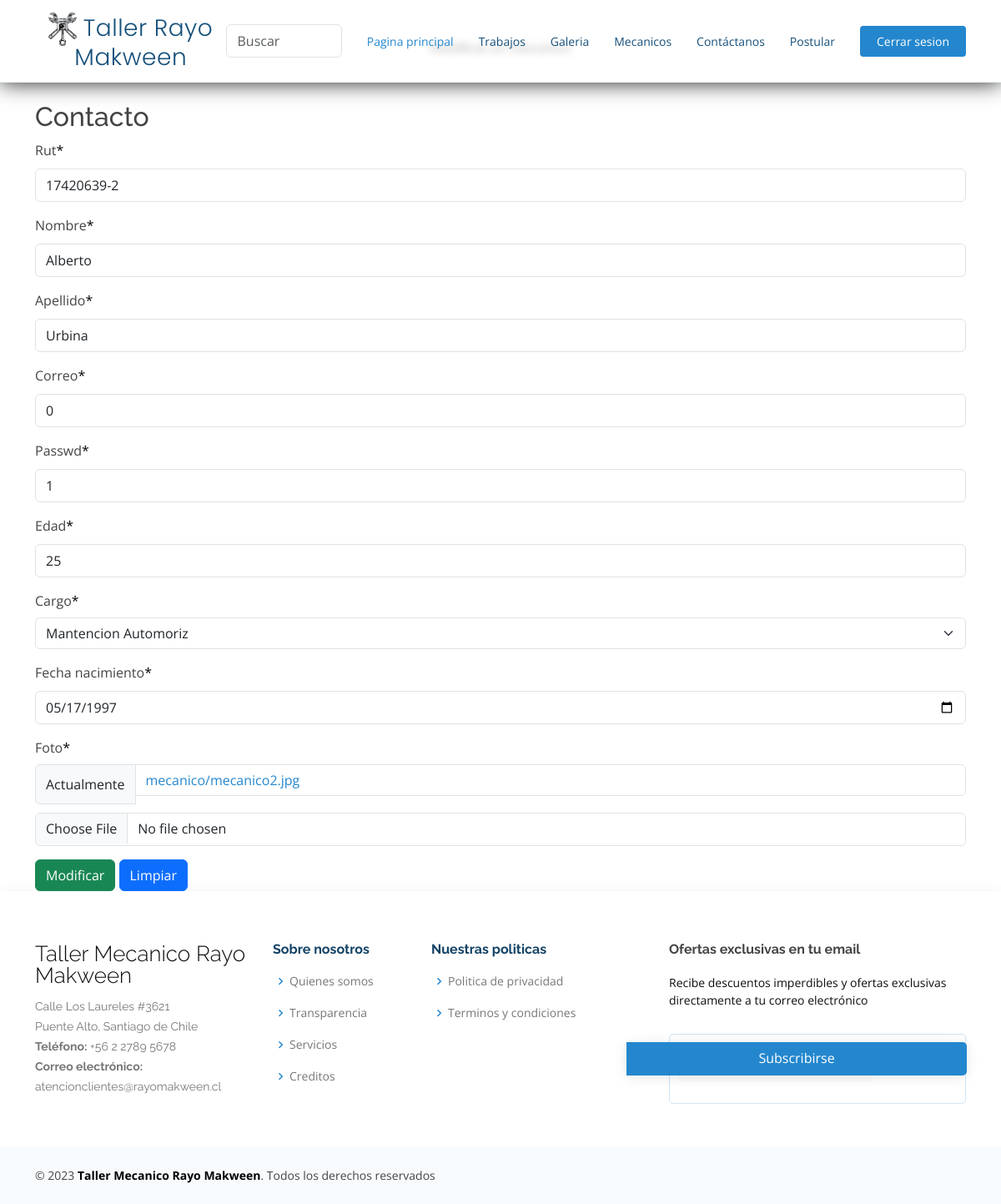
/administrador/modificar/17420639-2/, run on the app's committed database.
### appweb/models.py (models this page shows, shortened)
class Mecanico(models.Model):
    rut = models.CharField(max_length=10)
    nombre = models.CharField(max_length=80)
    apellido = models.CharField(max_length=100)
    correo = models.CharField(max_length=20)
    passwd = models.CharField(max_length=20)
    edad = models.IntegerField()
    cargo = models.ForeignKey(Cargo, on_delete=models.PROTECT)
    fecha_nacimiento = models.DateField()
    foto = models.ImageField(upload_to="mecanico", null=True)

class Cargo(models.Model):
    nombre = models.CharField(max_length=50)
    def __str__(self):
	    return self.nombre;

### appweb/views.py (the view, shortened to what this page needs)
# urls.py: path('administrador/modificar/<rut>/', modificar_mecanico, name="modificar_mecanico"),
def modificar_mecanico(request, rut):
    mecanico = get_object_or_404(Mecanico, rut=rut)
    data = {
        "form" : MecanicoForm(instance=mecanico)
    }
    return render(request, "mantenedor/mecanico/modificar.html", data)

### appweb/forms.py
class MecanicoForm(forms.ModelForm):
    class Meta:
        model = Mecanico
        fields = "__all__"
        widgets = {
            "fecha_nacimiento" : forms.DateInput(attrs={'type': 'date'}, format=('%Y-%m-%d'))
        }

### appweb/templates/mantenedor/mecanico/modificar.html (shortened to what this page needs)
{% extends 'base.html' %}
{% load static %}
{% block content %}
{% load crispy_forms_tags %}
<div class="container mt-5">
    <div class="text-center">
        <h3>Modificar un mecanico</h3>
    </div>
    <h2 class="mt-4">Contacto</h2>
    <form id="formAddProf" action="" method="post" enctype="multipart/form-data">
        {{form | crispy}}
        <button type="submit" class="btn btn-success">Modificar</button>
        <button type="reset" class="btn btn-primary">Limpiar</button>
    </form>
</div>
{% endblock %}

### appweb/static/css/style.css (style rules this page uses)
.form-control { margin-bottom: 10px; }
input { background-color: #fbfbfb; width: 408px; height: 40px; border-radius: 5px; border-style: solid; border-width: 1px; border-color: black; margin-top: 10px; padding-left: 10px; margin-bottom: 20px; }
label { display: block; float: center; }
span { color: black; }
h3 { font-size: 16px; padding-bottom: 30px; color: #0e0e0e; }
body { font-family: "Open Sans", sans-serif; color: #444444; }
a { color: #2487ce; text-decoration: none; }
h1, h2, h3, h4, h5, h6 { font-family: "Raleway", sans-serif; }

### data on the page
Mecanico: rut "17420639-2", nombre "Alberto", apellido "Urbina", correo "0", passwd "1", edad "25", cargo "Mantencion Automoriz", fecha_nacimiento "05/17/1997"
